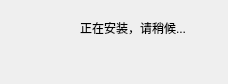
<?xml version="1.0" encoding="UTF-8"?>
<ui version="4.0">
 <class>nat123installing</class>
 <widget class="QWidget" name="nat123installing">
  <property name="geometry">
   <rect>
    <x>0</x>
    <y>0</y>
    <width>228</width>
    <height>84</height>
   </rect>
  </property>
  <property name="minimumSize">
   <size>
    <width>228</width>
    <height>84</height>
   </size>
  </property>
  <property name="maximumSize">
   <size>
    <width>228</width>
    <height>84</height>
   </size>
  </property>
  <property name="cursor">
   <cursorShape>WaitCursor</cursorShape>
  </property>
  <property name="windowTitle">
   <string>安装nat123</string>
  </property>
  <property name="windowIcon">
   <iconset resource="nat123_install.qrc">
    <normaloff>:/images/source/install.png</normaloff>:/images/source/install.png</iconset>
  </property>
  <property name="autoFillBackground">
   <bool>false</bool>
  </property>
  <widget class="QLabel" name="label">
   <property name="geometry">
    <rect>
     <x>10</x>
     <y>6</y>
     <width>201</width>
     <height>71</height>
    </rect>
   </property>
   <property name="cursor">
    <cursorShape>WaitCursor</cursorShape>
   </property>
   <property name="text">
    <string>&lt;html&gt;&lt;head/&gt;&lt;body&gt;&lt;p&gt;&lt;img src=&quot;:/images/source/install.png&quot; width=&quot;70&quot;/&gt;&lt;img src=&quot;:/images/source/logo.gif&quot; width=&quot;140&quot;/&gt;&lt;/p&gt;&lt;/body&gt;&lt;/html&gt;</string>
   </property>
  </widget>
  <widget class="QLabel" name="label_2">
   <property name="geometry">
    <rect>
     <x>80</x>
     <y>19</y>
     <width>141</width>
     <height>17</height>
    </rect>
   </property>
   <property name="cursor">
    <cursorShape>WaitCursor</cursorShape>
   </property>
   <property name="text">
    <string>正在安装，请稍候...</string>
   </property>
  </widget>
  <widget class="QLabel" name="label_3">
   <property name="geometry">
    <rect>
     <x>54</x>
     <y>53</y>
     <width>21</width>
     <height>21</height>
    </rect>
   </property>
   <property name="text">
    <string>&lt;html&gt;&lt;head/&gt;&lt;body&gt;&lt;p&gt;&lt;img src=&quot;:/images/source/icon.ico&quot; width=&quot;20&quot;/&gt;&lt;/p&gt;&lt;/body&gt;&lt;/html&gt;</string>
   </property>
  </widget>
 </widget>
 <resources>
  <include location="nat123_install.qrc"/>
 </resources>
 <connections/>
 <slots>
  <signal>onLoad()</signal>
 </slots>
</ui>
